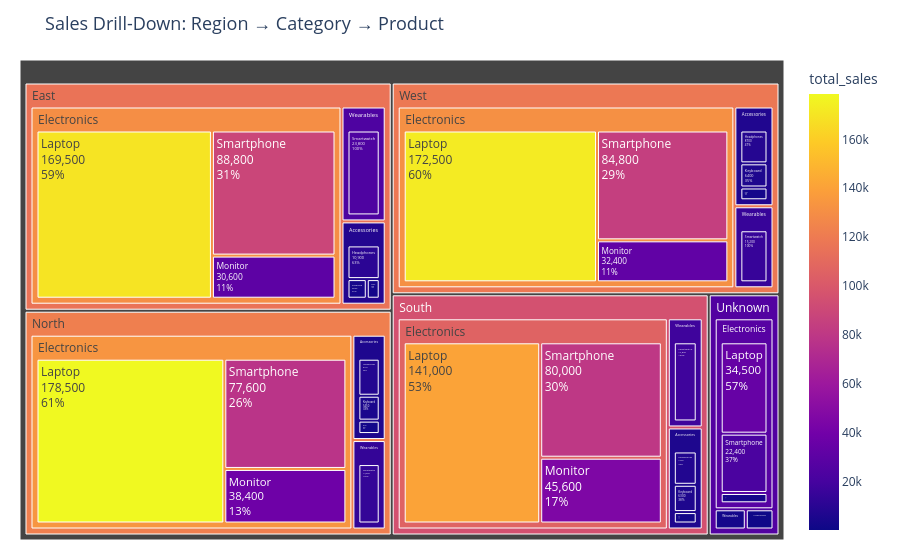

Notebook code for this chart:
### Code cell
# ── Visualization 2: Interactive Treemap ─────────────────────
# This treemap shows the full drill-down path:
# Region → Category → Product

fig = px.treemap(
    q4_df,
    path=["region", "category", "product_name"],
    values="total_sales",
    color="total_sales",
    title="Sales Drill-Down: Region → Category → Product",
    hover_data={
        "total_sales": ":,.2f",
        "order_count": True,
        "quantity_sold": True,
        "avg_order_value": ":,.2f",
        "sales_share_pct": ":.2f"
    }
)

fig.update_traces(
    textinfo="label+value+percent parent",
    hovertemplate=(
        "<b>%{label}</b><br>"
        "Total Sales: $%{value:,.2f}<br>"
        "Percentage of Parent: %{percentParent:.2%}<br>"
        "Percentage of Total: %{percentRoot:.2%}<br>"
        "<extra></extra>"
    )
)

fig.update_layout(
    title_font_size=18,
    margin=dict(t=60, l=20, r=20, b=20)
)

fig.show()

### Figure 1 — Plotly figure (JSON) as saved in the notebook; plotly's stock layout.template omitted (floating-point values rounded to 4 significant figures; data arrays with more than 128 entries replaced by an {"elided": "..."} marker saying what was removed)
{"data": [{"branchvalues": "total", "customdata": {"elided": "55x5 mixed values"}, "domain": {"x": [0, 1], "y": [0, 1]}, "hovertemplate": "<b>%{label}</b><br>Total Sales: $%{value:,.2f}<br>Percentage of Parent: %{percentParent:.2%}<br>Percentage of Total: %{percentRoot:.2%}<br><extra></extra>", "ids": ["East/Accessories/Headphones", "North/Accessories/Headphones", "South/Accessories/Headphones", "Unknown/Accessories/Headphones", "West/Accessories/Headphones", "East/Accessories/Keyboard", "North/Accessories/Keyboard", "South/Accessories/Keyboard", "Unknown/Accessories/Keyboard", "West/Accessories/Keyboard", "East/Electronics/Laptop", "North/Electronics/Laptop", "South/Electronics/Laptop", "Unknown/Electronics/Laptop", "West/Electronics/Laptop", "East/Electronics/Monitor", "North/Electronics/Monitor", "South/Electronics/Monitor", "Unknown/Electronics/Monitor", "West/Electronics/Monitor", "East/Accessories/Mouse", "North/Accessories/Mouse", "South/Accessories/Mouse", "Unknown/Accessories/Mouse", "West/Accessories/Mouse", "East/Electronics/Smartphone", "North/Electronics/Smartphone", "South/Electronics/Smartphone", "Unknown/Electronics/Smartphone", "West/Electronics/Smartphone", "East/Wearables/Smartwatch", "North/Wearables/Smartwatch", "South/Wearables/Smartwatch", "Unknown/Wearables/Smartwatch", "West/Wearables/Smartwatch", "East/Accessories", "North/Accessories", "South/Accessories", "Unknown/Accessories", "West/Accessories", "East/Electronics", "North/Electronics", "South/Electronics", "Unknown/Electronics", "West/Electronics", "East/Wearables", "North/Wearables", "South/Wearables", "Unknown/Wearables", "West/Wearables", "East", "North", "South", "Unknown", "West"], "labels": ["Headphones", "Headphones", "Headphones", "Headphones", "Headphones", "Keyboard", "Keyboard", "Keyboard", "Keyboard", "Keyboard", "Laptop", "Laptop", "Laptop", "Laptop", "Laptop", "Monitor", "Monitor", "Monitor", "Monitor", "Monitor", "Mouse", "Mouse", "Mouse", "Mouse", "Mouse", "Smartphone", "Smartphone", "Smartphone", "Smartphone", "Smartphone", "Smartwatch", "Smartwatch", "Smartwatch", "Smartwatch", "Smartwatch", "Accessories", "Accessories", "Accessories", "Accessories", "Accessories", "Electronics", "Electronics", "Electronics", "Electronics", "Electronics", "Wearables", "Wearables", "Wearables", "Wearables", "Wearables", "East", "North", "South", "Unknown", "West"], "marker": {"coloraxis": "coloraxis", "colors": [10900, 8100, 7700, 1600, 8700, 3800, 5450, 6300, 950, 6400, 169500, 178500, 141000, 34500, 172500, 30600, 38400, 45600, 3900, 32400, 2550, 2940, 2640, 480, 3390, 88800, 77600, 80000, 22400, 84800, 23800, 14000, 17800, 3400, 15200, 8102.0, 6304.0, 6367.0, 1219.0, 6930.0, 130000.0, 133600.0, 106400.0, 28080.0, 131200.0, 23800, 14000, 17800, 3400, 15200, 116000.0, 122000.0, 95610.0, 25620.0, 118600.0]}, "name": "", "parents": ["East/Accessories", "North/Accessories", "South/Accessories", "Unknown/Accessories", "West/Accessories", "East/Accessories", "North/Accessories", "South/Accessories", "Unknown/Accessories", "West/Accessories", "East/Electronics", "North/Electronics", "South/Electronics", "Unknown/Electronics", "West/Electronics", "East/Electronics", "North/Electronics", "South/Electronics", "Unknown/Electronics", "West/Electronics", "East/Accessories", "North/Accessories", "South/Accessories", "Unknown/Accessories", "West/Accessories", "East/Electronics", "North/Electronics", "South/Electronics", "Unknown/Electronics", "West/Electronics", "East/Wearables", "North/Wearables", "South/Wearables", "Unknown/Wearables", "West/Wearables", "East", "North", "South", "Unknown", "West", "East", "North", "South", "Unknown", "West", "East", "North", "South", "Unknown", "West", "", "", "", "", ""], "textinfo": "label+value+percent parent", "type": "treemap", "values": [10900, 8100, 7700, 1600, 8700, 3800, 5450, 6300, 950, 6400, 169500, 178500, 141000, 34500, 172500, 30600, 38400, 45600, 3900, 32400, 2550, 2940, 2640, 480, 3390, 88800, 77600, 80000, 22400, 84800, 23800, 14000, 17800, 3400, 15200, 17250, 16490, 16640, 3030, 18490, 288900, 294500, 266600, 60800, 289700, 23800, 14000, 17800, 3400, 15200, 329950, 324990, 301040, 67230, 323390]}], "layout": {"coloraxis": {"colorbar": {"title": {"text": "total_sales"}}, "colorscale": [[0, "#0d0887"], [0.1111, "#46039f"], [0.2222, "#7201a8"], [0.3333, "#9c179e"], [0.4444, "#bd3786"], [0.5556, "#d8576b"], [0.6667, "#ed7953"], [0.7778, "#fb9f3a"], [0.8889, "#fdca26"], [1, "#f0f921"]]}, "legend": {"tracegroupgap": 0}, "margin": {"b": 20, "l": 20, "r": 20, "t": 60}, "title": {"font": {"size": 18}, "text": "Sales Drill-Down: Region → Category → Product"}}}
